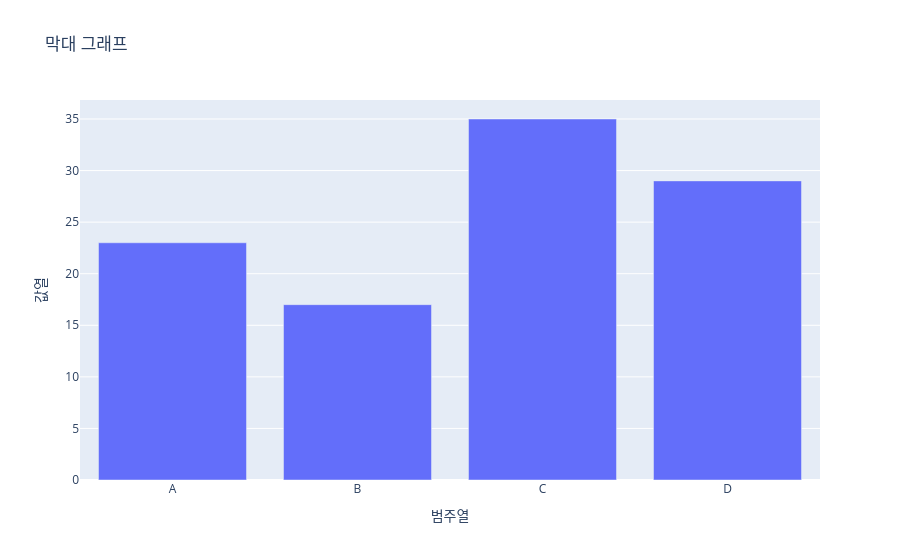

This figure's notebook cell:
### Code cell
# 막대그래프

import plotly.express as px
import pandas as pd
import numpy as np

df = pd.DataFrame({
    "범주열": ["A", "B", "C", "D"],
    "값열": [23, 17, 35, 29]
})

fig = px.bar(df, x="범주열", y="값열", title="막대 그래프")
fig.show()

### Figure 1 — Plotly figure (JSON) as saved in the notebook; plotly's stock layout.template omitted (floating-point values rounded to 4 significant figures)
{"data": [{"alignmentgroup": "True", "hovertemplate": "범주열=%{x}<br>값열=%{y}<extra></extra>", "legendgroup": "", "marker": {"color": "#636efa", "pattern": {"shape": ""}}, "name": "", "offsetgroup": "", "orientation": "v", "showlegend": false, "textposition": "auto", "type": "bar", "x": ["A", "B", "C", "D"], "xaxis": "x", "y": [23, 17, 35, 29], "yaxis": "y"}], "layout": {"barmode": "relative", "legend": {"tracegroupgap": 0}, "title": {"text": "막대 그래프"}, "xaxis": {"anchor": "y", "domain": [0, 1], "title": {"text": "범주열"}}, "yaxis": {"anchor": "x", "domain": [0, 1], "title": {"text": "값열"}}}}
